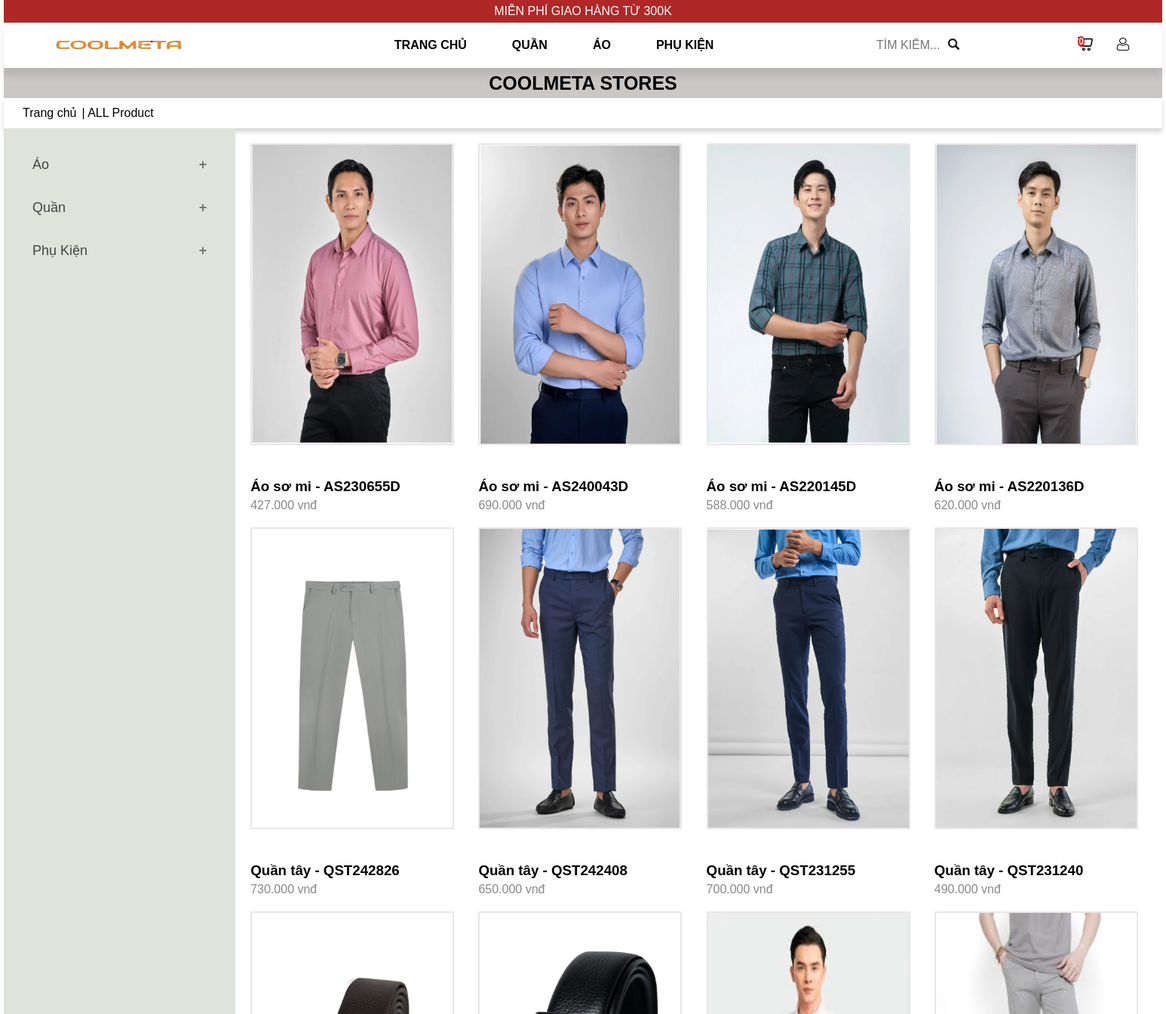
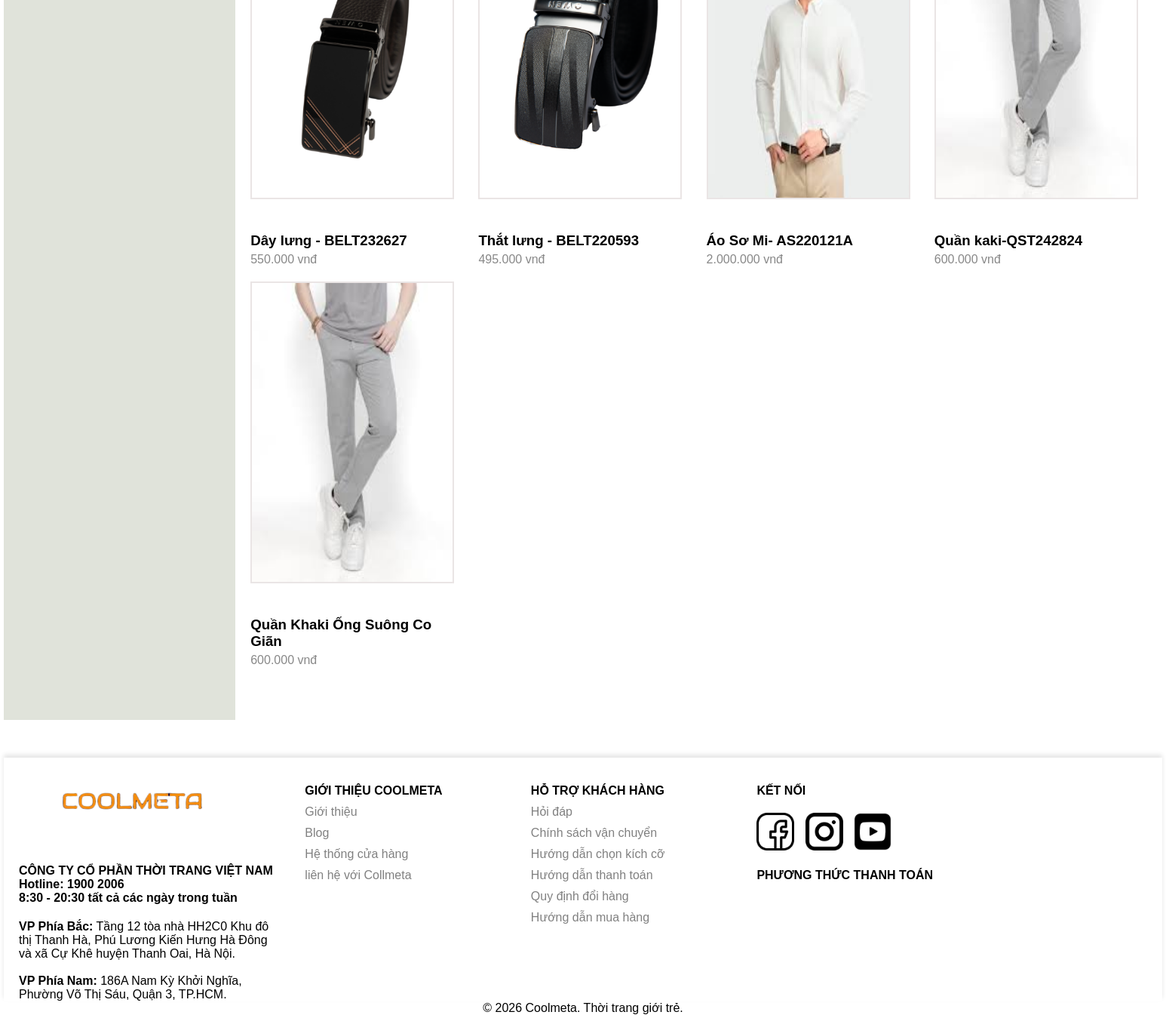
The page /index.php?act=Products on the database its author committed (2 pictures, top to bottom).
### tables this page shows
CREATE TABLE `categories` (
  `id` int NOT NULL,
  `cate_name` varchar(255) NOT NULL,
  `type` varchar(10) NOT NULL
);

CREATE TABLE `products` (
  `id` int NOT NULL,
  `name` varchar(255) NOT NULL,
  `image` varchar(255) DEFAULT NULL,
  `price` decimal(25,2) DEFAULT NULL,
  `description` text,
  `content` text,
  `type` varchar(10) NOT NULL,
  `status` enum('active','inactive') DEFAULT 'active',
  `category_id` int NOT NULL,
  `view` int DEFAULT '0',
  `created_at` timestamp NULL DEFAULT CURRENT_TIMESTAMP
);

### app/Database/Functions.php (called while the page is built, shortened)
<?php
function view($path_view, $data=[]){
    extract($data);
    $path_view  = str_replace(".","/", $path_view);
    include_once "app/Views/$path_view.php";
};

### app/Controllers/Client/ProductController.php (called while the page is built, shortened)
<?php
class ProductController {
    public function index(){
        $categories = (new Category)->all();
        $products = (new Product)->all();
        return view('Client.products', compact('categories', 'products', 'searchData'));
    }
}

### Router/Web.php (called while the page is built, shortened)
<?php
$act = $_GET['act'] ?? "";
$id = $_GET['id'] ?? "";
$role = $_GET['role'] ?? null;
if ($role !== 'admin') {
    match ($act) {
        'RegisterForm' => $RegisterController->index(),
        'StorageUser' => $RegisterController->Storage(),
        'LoginForm', 'login', 'loginform' => $LoginController->index(),
        'Login', 'HandleLogin', 'handlelogin' => $LoginController->login(),
        'Products' => $ProductController->index(),
        'Category' => $ProductInCategoryController->index(),
        'Logout' => $LoginController->logout(),
        'Information' => $InformationController->index(),
        'Detail' => $DetailController->index(),
        'AddToCart' => $CartController->addToCart(),
        'Cart' => $CartController->index(),
        'DeleteInCart' => $CartController->delete(),
        'UpdateCart' => $CartController->updateCart(),
        'CheckOutForm', 'checkoutform' => $CheckOutController->index(),
        'CheckOut', 'checkout' => $CheckOutController->checkOut(),
        'ChangeInforForm' => $ChangeInformationController->UpdateForm(),
        'ChangeInformation' => $ChangeInformationController->update($id),
        'Order' => $OrdersController->index(),
        'CancelOrder' => $OrdersController->cancel($id),
        'AddComment' => $CommentController->addComment(),
        default => $HomeController->index()
    };
}
?>

### index.php (called while the page is built, shortened)
<?php
include_once "app/Database/Database.php";
include_once "app/Database/Functions.php";
include_once "app/Models/Category.php";
include_once "app/Models/Product.php";
include_once  "app/Controllers/Client/ProductController.php";
include_once "Router/Web.php";

### app/Database/Database.php (called while the page is built, shortened)
<?php
class Database
{
    private $pdo;
    public function __construct()
    {
        try {
            $this->pdo = new PDO("mysql:host=" . HOST . ";port=" . PORT . ";dbname=" . DBNAME,USERNAME,PASSWORD);
            $this->pdo->setAttribute(PDO::ATTR_ERRMODE, PDO::ERRMODE_EXCEPTION);
        } catch (Exception $error) {
            echo "<h1>Lỗi kết nối CSDL: " . $error->getMessage() . "</h1>";
        }
    }
    public function getConnection()
    {
        return $this->pdo;
    }
    public function __destruct()
    {
        $this->pdo = null;
    }
}

### app/Models/Category.php (called while the page is built, shortened)
<?php
class Category {
    public $pdo;
    public function __construct(){
        $db = new Database();
        $this->pdo = $db->getConnection();
    }
    public function all(){
        $sql = "SELECT * FROM categories";
        $stmt = $this->pdo->prepare($sql);
        $stmt->execute();
        return $stmt->fetchAll(PDO::FETCH_ASSOC);
    }
}
?>

### app/Models/Product.php (called while the page is built, shortened)
<?php
class Product
{
    public $pdo;
    public function __construct()
    {
        $db = new Database();
        $this->pdo = $db->getConnection();
    }
    public function all()
    {
        $sql = "SELECT p.*, c.cate_name
                FROM products p
                JOIN categories c ON p.category_id = c.id";
        $stmt = $this->pdo->prepare($sql);
        $stmt->execute();
        return $stmt->fetchAll(PDO::FETCH_ASSOC);
    }
}

### app/Views/Client/products.php (the view, shortened to what this page needs)
<?php
include_once VIEW . "Client/base/header.php";
$searchData = isset($searchData) ? $searchData : '';
?>
<link rel="stylesheet" href="Assets/Client/Css/category.css">
<div class="main">
    <div class="gray-line">COOLMETA STORES</div>
    <div class="back-main">
        <a href="index.php?act=">Trang chủ</a> | ALL Product
    </div>
    <div class="containers">
        <div class="sidebar">
            <?php
            $displayedTypes = [];
            foreach ($categories as $category):
                if (!in_array($category['type'], $displayedTypes)):
                    $displayedTypes[] = $category['type'];
            ?>
                <button class="accordion"><?= htmlspecialchars($category['type']) ?></button>
            <?php
                endif;
            endforeach;
            ?>
        </div>
        <div class="content">
            <div class="products">
                <?php
                foreach ($products as $product):
                    if (empty($searchData) || strpos(strtolower($product['name']), strtolower($searchData)) !== false):
                ?>
                    <div class="product-card">
                        <div class="product-image">
                            <img src="<?= htmlspecialchars($product['image']) ?>" alt="">
                        </div>
                        <div class="product-name-price">
                            <h3><?= htmlspecialchars($product['name']) ?></h3>
                            <span><?= number_format($product['price'], 0, ',', '.') ?> vnđ</span>
                        </div>
                    </div>
                <?php
                    endif;
                endforeach;
                ?>
            </div>
        </div>
    </div>
</div>
<?php include_once VIEW . "Client/base/foot.php"; ?>

### Assets/Client/Css/main.css (style rules this page uses)
* { margin: 0;padding: 0;box-sizing: border-box; }
body { font-family: Arial, sans-serif; overflow-x: hidden; }
.main { justify-items: center }
.products { width: 100%; max-width: 100%; }
.product-card { width: 330px; position: relative; }
.products { display: grid; grid-template-columns: 1fr 1fr 1fr 1fr; gap:20px; margin-bottom: 50px; }
.product-image img { width: 330px; height: 500px; border: 2px solid rgb(234, 229, 229); }
.product-name-price { padding-top: 20px; }
.product-name-price h3 { margin-bottom: 20px; }

### Assets/Client/Css/category.css (style rules this page uses)
.gray-line { display: flex; align-items: center; justify-content: center; font-weight: bold; font-size: 25px; width: 100%; height: 40px; background: rgb(202, 199, 199); }
.back-main { display: flex; align-items: center; padding-left: 25px; width: 100%; height: 40px; box-shadow: 0 5px 6px rgb(216, 214, 214); }
.back-main a { text-decoration: none; color: black; padding-right: 7px; }
.containers { display: grid; grid-template-columns: 20% 80%; width: 100%; }
.sidebar { width: 100%; background-color: #e0e3da; padding: 20px; }
.accordion { background: #e0e3da; color: #444; cursor: pointer; padding: 18px; width: 100%; border: none; text-align: left; outline: none; font-size: 18px; transition: 0.4s; }
.accordion:after { content: '\002B'; color: #777; font-weight: bold; float: right; margin-left: 5px; }
.content { width: 80%; padding: 20px; }
.products { width: 100%; max-width: 100%; }
.products { display: grid; grid-template-columns: 1fr 1fr 1fr 1fr; gap:20px; margin-bottom: 50px; }
.product-card { width: 270px; position: relative; }
.product-image img { width: 270px; height: 400px; border: 2px solid rgb(234, 229, 229); }
.product-name-price { margin-top: 10px; }
.product-name-price h3 { margin: 10px 0 5px 0; }
.product-name-price span { color: #888; }
.content { width: 100%; }

### rows shown on the page
categories: type "Áo"
categories: type "Quần"
categories: type "Phụ Kiện"
products: image (picture), name "Áo sơ mi - AS230655D", price "427.000"
products: image (picture), name "Áo sơ mi - AS240043D", price "690.000"
products: image (picture), name "Áo sơ mi - AS220145D", price "588.000"
products: image (picture), name "Áo sơ mi - AS220136D", price "620.000"
products: image (picture), name "Quần tây - QST242826", price "730.000"
products: image (picture), name "Quần tây - QST242408", price "650.000"
products: image (picture), name "Quần tây - QST231255", price "700.000"
products: image (picture), name "Quần tây - QST231240", price "490.000"
products: image (picture), name "Dây lưng - BELT232627", price "550.000"
products: image (picture), name "Thắt lưng - BELT220593", price "495.000"
products: image (picture), name "Áo Sơ Mi- AS220121A", price "2.000.000"
products: image (picture), name "Quần kaki-QST242824", price "600.000"
products: image (picture), name "Quần Khaki Ống Suông Co Giãn", price "600.000"

### other values the page prints
$_SESSION['totalQuantity'] "0"
